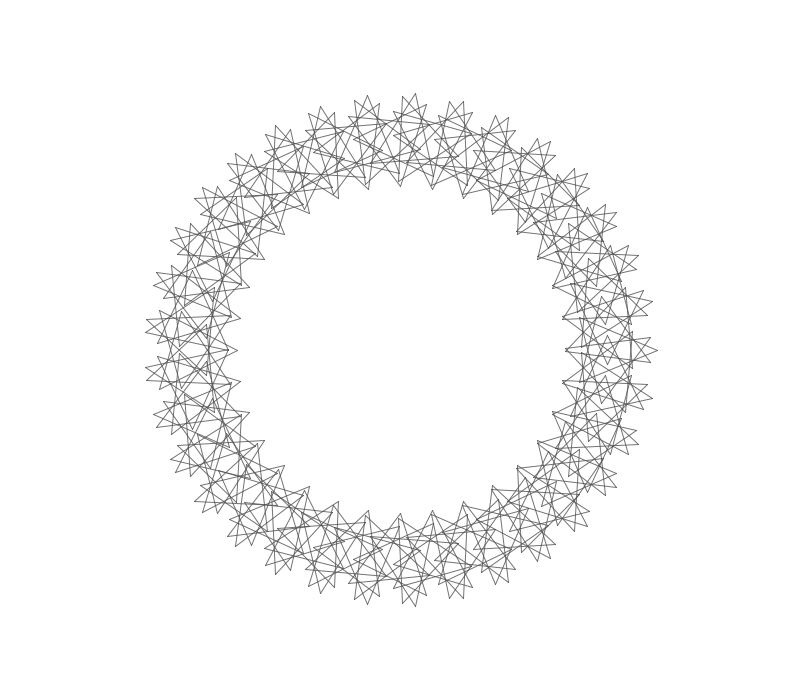
Frame 1 (no input)
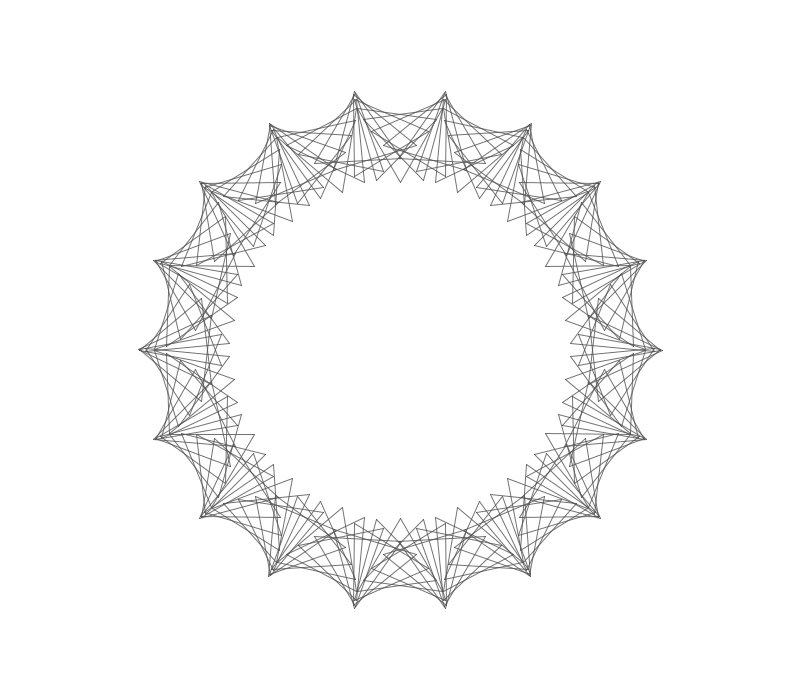
Frame 60 (the mouse pressed at the canvas centre just before this capture)
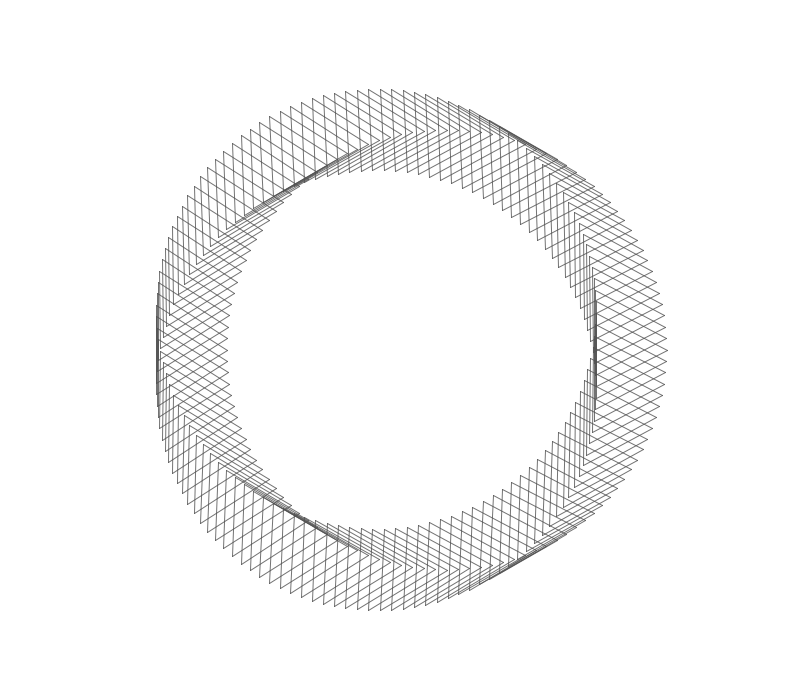
Frame 120 (the mouse held since frame 60 and released just before this capture)

The Processing sketch that drew these frames (run headless with seeded random() and noise(); from frame 60 on, the mouse is pressed at the canvas centre):

// Processing sketch: processing_150148
// ── processing_150148.pde

float m,s,p,a,b,h,xpos,ypos,oxpos,oypos,t,ot,d,od;
int centerX,centerY;

void setup() {
  size(800,700);
  smooth();
 
  centerX = width/2;
  centerY = height/2;
  
  background(255);
  
}

void draw() {
  
  background(255);

  s=second();
   b = 20;

    
  for(int i=1; i<361; i+=1) {
    t = radians(i);
    ot = radians(i-1);
    d = s*5*t;
    od = s*5*ot;
  
    oxpos = (s*5-b)*cos(ot)+47*cos(od);
    oypos = (s*5-b)*sin(ot)+47*sin(od);    
    
    xpos = (s*5-b)*cos(t)+47*cos(d);
    ypos = (s*5-b)*sin(t)+47*sin(d);
    
    strokeWeight(1);
    stroke(80,204);
    line(centerX+oxpos, centerY+oypos, centerX+xpos, centerY+ypos);
    
  
      
  }
}


void mousePressed()
{
  save("spiro_big_"+b+"_"+m+"_"+s+".png");
  
}
